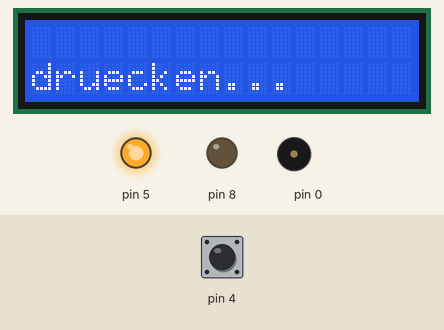
Recording of a sketch running on a simulated Arduino Nano, built with avr-gcc and run on an emulated ATmega328P. On the bench: 16×2 character LCD, output pins drawn as LEDs (lit = HIGH), buzzer (waves = sounding). The test bench sets the inputs (shaded band); at power-on: pin 4 HIGH. Random numbers use the default seed unless the sketch sets one.

Above: at 0.1 s.
At 1.7 s:
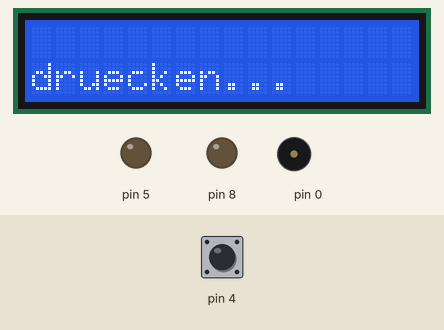
1.8 s: pin 4 pulled LOW for 0.15 s
At 2.9 s:
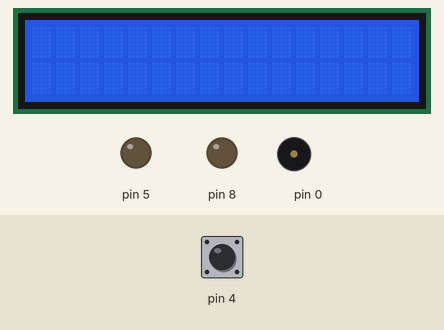
Timing chart, 0 to 11.3 s (numbered marks = the images above; inputs shaded):
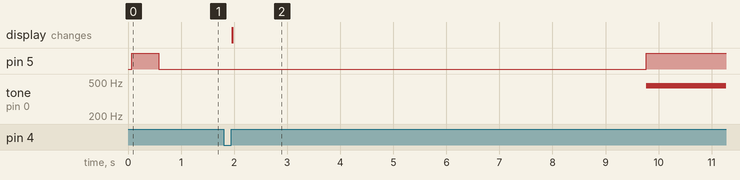

Measured:
- after the input at 1.8 s, pin 5: LOW → HIGH after 8.0 s; tone on pin 0: silent → 449 Hz after 8.0 s; the display: changes after 0.16 s (image 2)

The sketch:

07_reaction_test.ino
```cpp
#include <LiquidCrystal_I2C.h>
LiquidCrystal_I2C lcd(0x27, 16, 2);

void setup() {
  lcd.init();
  lcd.backlight();
  pinMode(4, INPUT_PULLUP);

  lcd.setCursor(0,1);
  lcd.print("druecken...");

  pinMode(5, OUTPUT);
  pinMode(8, OUTPUT);

  digitalWrite(5, HIGH);
  delay(500);
  digitalWrite(5, LOW);
}

void loop() {
  while (digitalRead(4) != LOW) {}
  delay(10);
  while(digitalRead(4) != HIGH) {}
  delay(10);

  lcd.clear();

  delay( random(500, 10000) );

  digitalWrite(5, HIGH);
  tone(8, random(100, 1000) );

  long start;
  start = micros();

  while (digitalRead(4) != LOW) {
    lcd.setCursor(0,0);
    lcd.print( (micros() - start) / 1000.0 );
    lcd.print("ms");
  }
  delay(10);
  while(digitalRead(4) != HIGH) {}
  delay(10);

  digitalWrite(5, LOW);
  noTone(8);
  long ende;
  ende = micros();

  lcd.setCursor(0,0);
  lcd.print( (micros() - start) / 1000.0, 3);
  lcd.print("ms");
  lcd.setCursor(0,1);
  lcd.print("druecken...");
}
```
